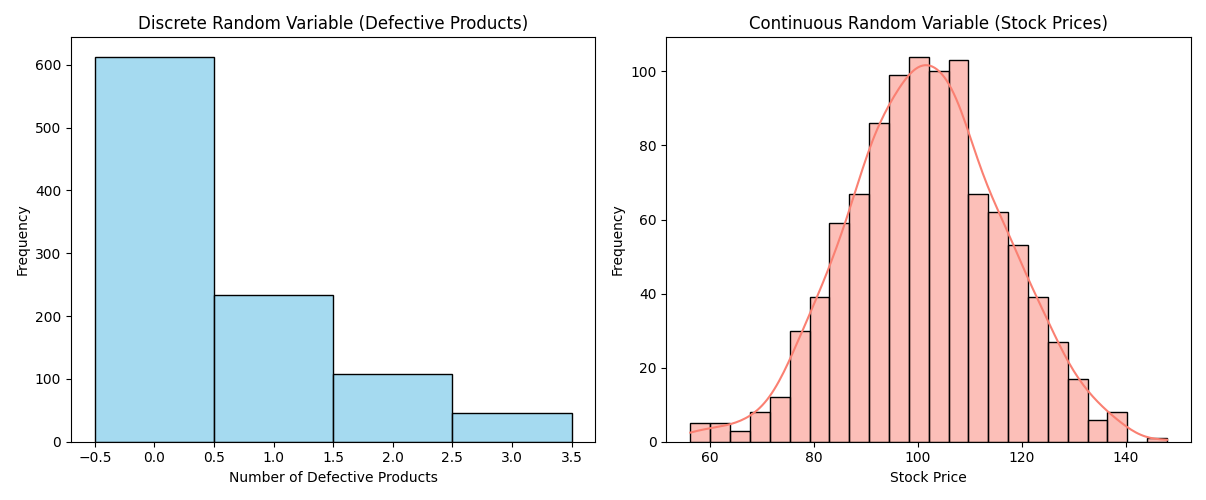

Here is the Python script that generated this plot:
import numpy as np
import seaborn as sns
import matplotlib.pyplot as plt

# Set the random seed for reproducibility
np.random.seed(42)

# Discrete Random Variable Example (e.g., number of defective products in a batch)
# We'll simulate 1000 batches, each batch can have 0, 1, 2, 3 defective products with different probabilities
probabilities = [0.6, 0.25, 0.1, 0.05]  # Probabilities of 0, 1, 2, or 3 defective products
batch_size = 1000
defective_products = np.random.choice([0, 1, 2, 3], size=batch_size, p=probabilities)

# Continuous Random Variable Example (e.g., stock prices, modeled by a normal distribution)
# We'll simulate stock prices based on a normal distribution with a mean of 100 and std of 15
mean_stock_price = 100
std_stock_price = 15
stock_prices = np.random.normal(loc=mean_stock_price, scale=std_stock_price, size=batch_size)

# Plot Discrete Random Variable
plt.figure(figsize=(12, 5))

plt.subplot(1, 2, 1)
sns.histplot(defective_products, discrete=True, color='skyblue', edgecolor='black', bins=4)
plt.title("Discrete Random Variable (Defective Products)")
plt.xlabel("Number of Defective Products")
plt.ylabel("Frequency")

# Plot Continuous Random Variable
plt.subplot(1, 2, 2)
sns.histplot(stock_prices, kde=True, color='salmon', edgecolor='black')
plt.title("Continuous Random Variable (Stock Prices)")
plt.xlabel("Stock Price")
plt.ylabel("Frequency")

# Show the plots
plt.tight_layout()
plt.show()

# Print basic statistics for each
print("Discrete Random Variable (Defective Products) - Mean:", np.mean(defective_products))
print("Continuous Random Variable (Stock Prices) - Mean:", np.mean(stock_prices))
